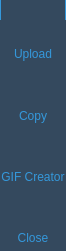
<?xml version="1.0" encoding="UTF-8"?>
<ui version="4.0">
 <class>ScreenShotMenu</class>
 <widget class="QWidget" name="ScreenShotMenu">
  <property name="geometry">
   <rect>
    <x>0</x>
    <y>0</y>
    <width>65</width>
    <height>251</height>
   </rect>
  </property>
  <property name="sizePolicy">
   <sizepolicy hsizetype="Preferred" vsizetype="Preferred">
    <horstretch>0</horstretch>
    <verstretch>0</verstretch>
   </sizepolicy>
  </property>
  <property name="cursor">
   <cursorShape>SizeAllCursor</cursorShape>
  </property>
  <property name="windowTitle">
   <string notr="true">Form</string>
  </property>
  <property name="styleSheet">
   <string notr="true">*{
	background-color: #34495E;
}

QWidget#ScreenShotMenu{
	border-top: 20px solid #3498db;
}

QWidget{
color: #3498db;
font: bold 8pt &quot;Open Sans&quot;;
}

QToolButton{
	border: none;
	background-color: rgba(0,0,0, 0);
}</string>
  </property>
  <layout class="QGridLayout" name="gridLayout">
   <property name="leftMargin">
    <number>1</number>
   </property>
   <property name="topMargin">
    <number>0</number>
   </property>
   <property name="rightMargin">
    <number>1</number>
   </property>
   <property name="bottomMargin">
    <number>0</number>
   </property>
   <property name="verticalSpacing">
    <number>0</number>
   </property>
   <item row="3" column="0">
    <widget class="QLabel" name="label">
     <property name="sizePolicy">
      <sizepolicy hsizetype="Preferred" vsizetype="Fixed">
       <horstretch>0</horstretch>
       <verstretch>0</verstretch>
      </sizepolicy>
     </property>
     <property name="text">
      <string>Copy</string>
     </property>
     <property name="alignment">
      <set>Qt::AlignHCenter|Qt::AlignTop</set>
     </property>
    </widget>
   </item>
   <item row="2" column="0">
    <widget class="QPushButton" name="pushButton_Copy">
     <property name="sizePolicy">
      <sizepolicy hsizetype="Minimum" vsizetype="Minimum">
       <horstretch>0</horstretch>
       <verstretch>0</verstretch>
      </sizepolicy>
     </property>
     <property name="cursor">
      <cursorShape>PointingHandCursor</cursorShape>
     </property>
     <property name="styleSheet">
      <string notr="true">QPushButton{
	border: none;
	image: url(:/ScreenShotMenu/copy);
}

QPushButton:hover{
	image: url(:/ScreenShotMenu/copy_hover);
}</string>
     </property>
     <property name="text">
      <string notr="true"/>
     </property>
    </widget>
   </item>
   <item row="7" column="0">
    <widget class="QLabel" name="label_Close">
     <property name="sizePolicy">
      <sizepolicy hsizetype="Preferred" vsizetype="Fixed">
       <horstretch>0</horstretch>
       <verstretch>0</verstretch>
      </sizepolicy>
     </property>
     <property name="minimumSize">
      <size>
       <width>0</width>
       <height>20</height>
      </size>
     </property>
     <property name="text">
      <string>Close</string>
     </property>
     <property name="alignment">
      <set>Qt::AlignHCenter|Qt::AlignTop</set>
     </property>
    </widget>
   </item>
   <item row="0" column="0">
    <widget class="QPushButton" name="pushButton_Upload">
     <property name="sizePolicy">
      <sizepolicy hsizetype="Minimum" vsizetype="Minimum">
       <horstretch>0</horstretch>
       <verstretch>0</verstretch>
      </sizepolicy>
     </property>
     <property name="cursor">
      <cursorShape>PointingHandCursor</cursorShape>
     </property>
     <property name="styleSheet">
      <string notr="true">QPushButton{
	border: none;
	image: url(:/ScreenShotMenu/upload);
}

QPushButton:hover{
	image: url(:/ScreenShotMenu/upload_hover);
}</string>
     </property>
     <property name="text">
      <string notr="true"/>
     </property>
     <property name="iconSize">
      <size>
       <width>35</width>
       <height>35</height>
      </size>
     </property>
    </widget>
   </item>
   <item row="1" column="0">
    <widget class="QLabel" name="label_Upload">
     <property name="sizePolicy">
      <sizepolicy hsizetype="Preferred" vsizetype="Fixed">
       <horstretch>0</horstretch>
       <verstretch>0</verstretch>
      </sizepolicy>
     </property>
     <property name="text">
      <string notr="true">Upload</string>
     </property>
     <property name="alignment">
      <set>Qt::AlignHCenter|Qt::AlignTop</set>
     </property>
    </widget>
   </item>
   <item row="5" column="0">
    <widget class="QLabel" name="label_2">
     <property name="sizePolicy">
      <sizepolicy hsizetype="Preferred" vsizetype="Fixed">
       <horstretch>0</horstretch>
       <verstretch>0</verstretch>
      </sizepolicy>
     </property>
     <property name="text">
      <string notr="true">GIF Creator</string>
     </property>
     <property name="alignment">
      <set>Qt::AlignCenter</set>
     </property>
    </widget>
   </item>
   <item row="4" column="0">
    <widget class="QPushButton" name="pushButton_GifCreator">
     <property name="sizePolicy">
      <sizepolicy hsizetype="Minimum" vsizetype="Minimum">
       <horstretch>0</horstretch>
       <verstretch>0</verstretch>
      </sizepolicy>
     </property>
     <property name="cursor">
      <cursorShape>PointingHandCursor</cursorShape>
     </property>
     <property name="styleSheet">
      <string notr="true">QPushButton{
	border: none;
	image: url(:/ScreenShotMenu/gifcreator);
}

QPushButton:hover{
	image: url(:/ScreenShotMenu/gifcreator_hover);
}</string>
     </property>
     <property name="text">
      <string notr="true"/>
     </property>
    </widget>
   </item>
   <item row="6" column="0">
    <widget class="QPushButton" name="pushButton_Close">
     <property name="sizePolicy">
      <sizepolicy hsizetype="Minimum" vsizetype="Minimum">
       <horstretch>0</horstretch>
       <verstretch>0</verstretch>
      </sizepolicy>
     </property>
     <property name="cursor">
      <cursorShape>PointingHandCursor</cursorShape>
     </property>
     <property name="styleSheet">
      <string notr="true">QPushButton{
	border: none;
	image: url(:/ScreenShotMenu/cancel);
}

QPushButton:hover{
	image: url(:/ScreenShotMenu/cancel_hover);
}</string>
     </property>
     <property name="text">
      <string notr="true"/>
     </property>
     <property name="iconSize">
      <size>
       <width>35</width>
       <height>35</height>
      </size>
     </property>
    </widget>
   </item>
  </layout>
 </widget>
 <resources/>
 <connections/>
</ui>
